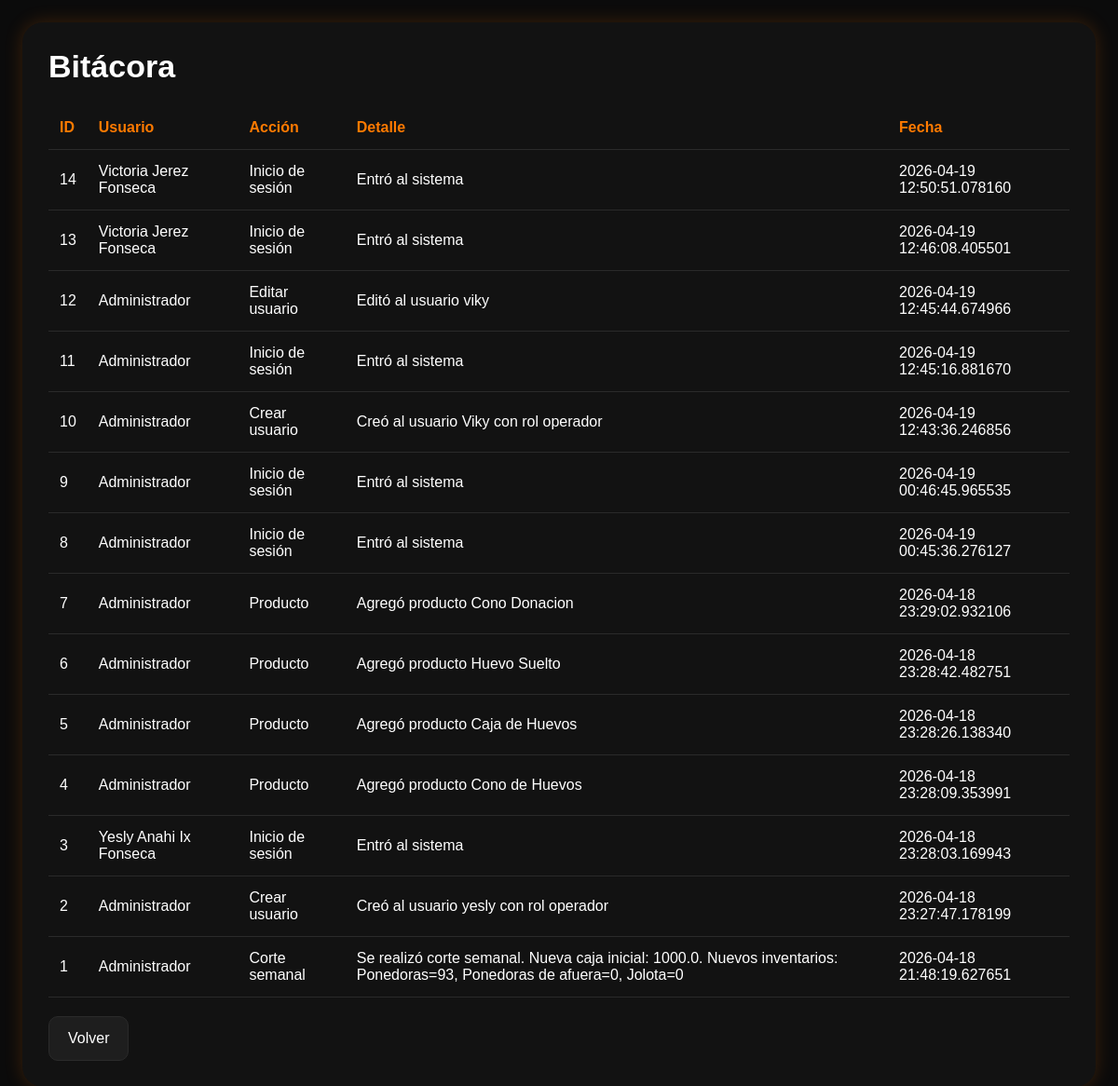
/bitacora (signed in), run on the app's committed database.
### app/models.py (models this page shows)
class Bitacora(Base):
    __tablename__ = "bitacora"
    id = Column(Integer, primary_key=True, index=True)
    usuario = Column(String, nullable=False)
    accion = Column(String, nullable=False)
    detalle = Column(String, nullable=False)
    fecha = Column(DateTime, default=datetime.now)

### app/main.py (the view)
@app.get("/bitacora")
def bitacora_page(request: Request, db: Session = Depends(get_db)):
    usuario = requerir_admin(request, db)
    movimientos = db.query(Bitacora).order_by(Bitacora.id.desc()).all()
    return templates.TemplateResponse(
        request=request,
        name="bitacora.html",
        context={
            "movimientos": movimientos,
            "usuario": usuario
        }
    )

### app/templates/bitacora.html (shortened to what this page needs)
<!DOCTYPE html>
<html lang="es">
<head>
    <link rel="stylesheet" href="/static/style.css">
</head>
<body>
<div class="dashboard-container">
    <div class="dashboard-card">
        <h1>Bitácora</h1>
        <table>
            <tr>
                <th>ID</th>
                <th>Usuario</th>
                <th>Acción</th>
                <th>Detalle</th>
                <th>Fecha</th>
            </tr>
            {% for m in movimientos %}
            <tr>
                <td>{{ m.id }}</td>
                <td>{{ m.usuario }}</td>
                <td>{{ m.accion }}</td>
                <td>{{ m.detalle }}</td>
                <td>{{ m.fecha }}</td>
            </tr>
            {% endfor %}
        </table>
        <a href="/dashboard" class="btn-volver">Volver</a>
    </div>
</div>
</body>
</html>

### static/style.css (style rules this page uses)
body { margin: 0; font-family: Arial, sans-serif; background: #0b0b0b; color: white; -webkit-font-smoothing: antialiased; text-rendering: optimizeLegibility; }
* { box-sizing: border-box; }
.container, .dashboard-container { padding: 20px; max-width: 1400px; margin: 0 auto; }
.card, .dashboard-card { background: #121212; padding: 24px; border-radius: 18px; box-shadow: 0 0 20px rgba(255, 122, 0, 0.2); width: 100%; }
h1, h2, h3 { color: white; margin-top: 0; }
table { width: 100%; border-collapse: collapse; background: #121212; }
th, td { padding: 14px 12px; border-bottom: 1px solid #2a2a2a; text-align: left; }
th { color: #ff7a00; }
.btn-volver { display: inline-block; margin-top: 20px; text-decoration: none; color: white; padding: 12px 18px; border-radius: 10px; background: #1e1e1e; border: 1px solid #2a2a2a; }
@media (min-width: 768px) and (max-width: 1366px) { .dashboard-container { padding: 24px; } }
@media (min-width: 768px) and (max-width: 1366px) { .dashboard-card { padding: 28px; border-radius: 22px; } }
@media (min-width: 768px) and (max-width: 1366px) { h1 { font-size: 34px; } }
@media (min-width: 768px) and (max-width: 1366px) { th, td { font-size: 16px; } }
@media (min-width: 768px) and (max-width: 1366px) { .btn-volver { font-size: 16px; padding: 14px 20px; } }

### data on the page
Bitacora: id "14", usuario "Victoria Jerez Fonseca", accion "Inicio de sesión", detalle "Entró al sistema", fecha "2026-04-19 12:50:51.078160"
Bitacora: id "13", usuario "Victoria Jerez Fonseca", accion "Inicio de sesión", detalle "Entró al sistema", fecha "2026-04-19 12:46:08.405501"
Bitacora: id "12", usuario "Administrador", accion "Editar usuario", detalle "Editó al usuario viky", fecha "2026-04-19 12:45:44.674966"
Bitacora: id "11", usuario "Administrador", accion "Inicio de sesión", detalle "Entró al sistema", fecha "2026-04-19 12:45:16.881670"
Bitacora: id "10", usuario "Administrador", accion "Crear usuario", detalle "Creó al usuario Viky con rol operador", fecha "2026-04-19 12:43:36.246856"
Bitacora: id "9", usuario "Administrador", accion "Inicio de sesión", detalle "Entró al sistema", fecha "2026-04-19 00:46:45.965535"
Bitacora: id "8", usuario "Administrador", accion "Inicio de sesión", detalle "Entró al sistema", fecha "2026-04-19 00:45:36.276127"
Bitacora: id "7", usuario "Administrador", accion "Producto", detalle "Agregó producto Cono Donacion", fecha "2026-04-18 23:29:02.932106"
Bitacora: id "6", usuario "Administrador", accion "Producto", detalle "Agregó producto Huevo Suelto", fecha "2026-04-18 23:28:42.482751"
Bitacora: id "5", usuario "Administrador", accion "Producto", detalle "Agregó producto Caja de Huevos", fecha "2026-04-18 23:28:26.138340"
Bitacora: id "4", usuario "Administrador", accion "Producto", detalle "Agregó producto Cono de Huevos", fecha "2026-04-18 23:28:09.353991"
Bitacora: id "3", usuario "Yesly Anahi Ix Fonseca", accion "Inicio de sesión", detalle "Entró al sistema", fecha "2026-04-18 23:28:03.169943"
Bitacora: id "2", usuario "Administrador", accion "Crear usuario", detalle "Creó al usuario yesly con rol operador", fecha "2026-04-18 23:27:47.178199"
Bitacora: id "1", usuario "Administrador", accion "Corte semanal", detalle "Se realizó corte semanal. Nueva caja inicial: 1000.0. Nuevos inventarios: Ponedoras=93, Ponedoras de afuera=0, Jolota=0", fecha "2026-04-18 21:48:19.627651"
